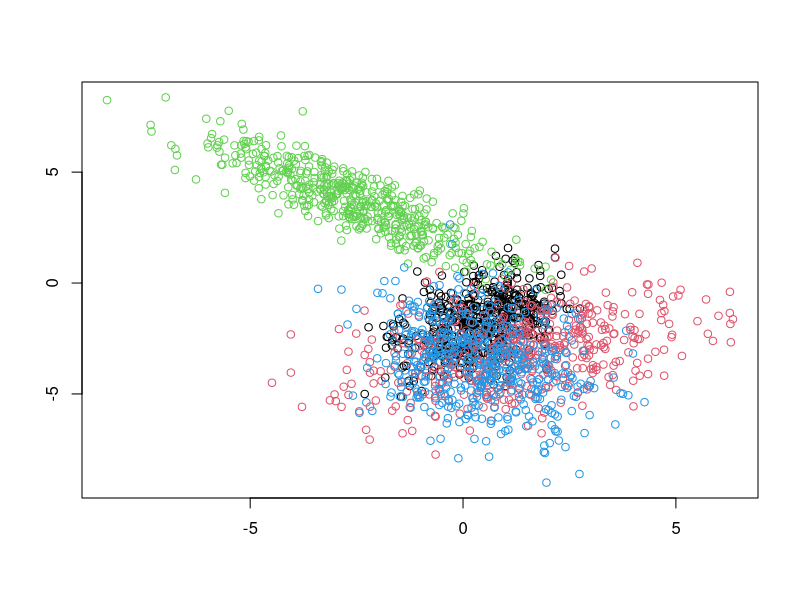

R code for this plot:
require(MASS)
require(randomForest)
require(cluster)
require(data.table)
#### necess fctns ####
# this function extracts mean and covariance information per-cluster from clustered data
findparams <- function(data = dists$full[,-ncol(dists$full)], clustering, nclus) {
  clusts <- as.data.table(cbind(data, predcluster = clustering))
  params <- list()
  for (i in 1:ndists) {
    ith_clust <- copy(clusts)[predcluster == i][, predcluster := NULL]
    params[[i]] <- list(means = as.numeric(sapply(ith_clust, mean)), 
                        covmat = cov(ith_clust),
                        i = i)
  }
  return(params)
}
# this function generates <ndists> normally distributed clusters
generatedists <- function(ndists, meanrange, covmax, dims, noise = FALSE) {
  mvns <- list()
  params <- list()
  for(i in 1:ndists) {
    # uniform random means
    mn <- runif(dims, min(meanrange), max(meanrange))
    
    # produce a covariance matrix thats positive definite by "dotting" uniform random
    # matrix with itself
    mat <- matrix(runif(dims^2, min = -covmax, max = covmax), ncol = dims, nrow = dims) 
    matpd <- t(mat) %*% mat
    
    mvns[[i]] <- cbind(mvrnorm(500, mn, matpd), i)
    params[[i]] <- list(i = i, means = mn, covmat = matpd)
  }
  concmvn <- do.call("rbind", mvns)
  
  # if Bernoulli noise should be added, this section forms a noise matrix of size <dims>*<number of data>
  if(noise) {
    noisemat <- matrix(nrow = 500*ndists, ncol = dims)
    for(i in 1:dims) {
      # Bernoulli noise between 0 and 1 is generated and scaled to 5% characteristic data range
      noisemat[,i] <- (rbinom(500*ndists, 1, 0.5)/1 - 0.5)*(max(meanrange)-min(meanrange))/20
    }
    concmvn[,-ncol(concmvn)] <- concmvn[,-ncol(concmvn)] + noisemat
  }
  
  return(list(full = concmvn, mvns = mvns, params = params))
}

# for some cluster mean results, finds the mean result in the reference table which is closest 
findclosest <- function(checktable, reftable) {
  checktable <- as.data.frame(checktable)
  reftable <- as.data.frame(reftable)
  closestvector <- apply(checktable, 1, function(x) which.min(dist(rbind(x, reftable))))
  return(closestvector)
}


#### generate distributions ####
rng <- 4 # this range of means SEVERELY affects how well algorithms will perform
ndists <- 4
meanrange <- c(-rng, rng)
dists <- generatedists(ndists, meanrange, 1, 8, noise = FALSE)
# store means
meanstbl <- cbind(as.data.table(t(sapply(dists$params, function(x) c(x$means, distname = x$i)))), from = rep("generated", ndists), closest = 1:ndists)

#### test to see if dists can be told apart ####
testmatrix <- matrix(ncol = ndists, nrow = ndists)
for (i in 1:ndists) {
  for (j in 1:ndists) {
    testmatrix[i,j] <- ks.test(dists$mvns[[i]][,-ncol(dists$mvns[[i]])], dists$mvns[[j]][,-ncol(dists$mvns[[j]])])$p.value
  }
}
plot(dists$full[,-ncol(dists$full)], col=factor(dists$full[,ncol(dists$full)]))

#### construct RF ####
forest <- randomForest(dists$full[,-ncol(dists$full)], keep.forest=FALSE, proximity=TRUE)
forest$dissimilarity <- as.dist(1 - forest$proximity)

#### PAM ####
pam <- pam(forest$dissimilarity, ndists, diss = TRUE)
print("PAM Clustering Results")
table(pam$clustering, dists$full[,ncol(dists$full)])
pamparams <- findparams(dists$full[,-ncol(dists$full)], pam$clustering, ndists)
pammeanstbl <- cbind(as.data.table(t(sapply(pamparams, function(x) c(x$means, distname = x$i)))), from = rep("PAM", ndists))
pammeanstbl <- cbind(pammeanstbl, closest = findclosest(copy(pammeanstbl)[, c("distname", "from", "closest") := NULL], copy(meanstbl)[, c("distname", "from", "closest") := NULL]))

#### Hclust ####
hclus <- hclust(forest$dissimilarity, method = "ward.D2")
hclusters <- cutree(hclus, k=4)
print("Hierarchical Clustering Results")
table(hclusters, dists$full[,ncol(dists$full)])
hparams <- findparams(dists$full[,-ncol(dists$full)], hclusters, ndists)
hmeanstbl <- cbind(as.data.table(t(sapply(hparams, function(x) c(x$means, distname = x$i)))), from = rep("Hclust", ndists))
hmeanstbl <- cbind(hmeanstbl, closest = findclosest(copy(hmeanstbl)[, c("distname", "from", "closest") := NULL], copy(meanstbl)[, c("distname", "from", "closest") := NULL]))

#### K means ####
kmn <- kmeans(dists$full[,-ncol(dists$full)], centers = 4, nstart = 2)
print("K-Means Clustering Results")
table(kmn$cluster, dists$full[,ncol(dists$full)])
kmnparams <- findparams(dists$full[,-ncol(dists$full)], kmn$cluster, ndists)
kmnmeanstbl <- cbind(as.data.table(t(sapply(kmnparams, function(x) c(x$means, distname = x$i)))), from = rep("K means", ndists))
kmnmeanstbl <- cbind(kmnmeanstbl, closest = findclosest(copy(kmnmeanstbl)[, c("distname", "from", "closest") := NULL], copy(meanstbl)[, c("distname", "from", "closest") := NULL]))

comparemeanstbl <- rbind(meanstbl, pammeanstbl, hmeanstbl, kmnmeanstbl)
print("Comparison of Means")
comparemeanstbl

print("Comparison of Covariances")
covlist <- lapply(dists$params, function(x) x$covmat)
print("Original Cov. Matrix")
covlist

pamcovlist <- lapply(pamparams, function(x) x$covmat)
print("PAM Cov. Matrix")
print(paste("Refers to dists. in order of", paste(pammeanstbl$closest, collapse = " ")))
pamcovlist

hcovlist <- lapply(hparams, function(x) x$covmat)
print("Hier. Clust. Cov. Matrix")
print(paste("Refers to dists. in order of", paste(hmeanstbl$closest, collapse = " ")))
hcovlist

kmncovlist <- lapply(kmnparams, function(x) x$covmat)
print("K-means Cov. Matrix")
print(paste("Refers to dists. in order of", paste(kmnmeanstbl$closest, collapse = " ")))
kmncovlist